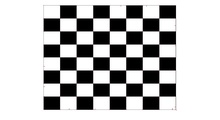
%> input picture 02 Harris Corner Detection/harris.jpg, 220 x 120 px, shrunk from 1680 x 916 before the run
$ octave harris_for.m   (GNU Octave 9; MATLAB toolbox functions it lacks are replaced by stand-ins)
%> lines starting %> are read from the running program, lines starting %| are printed output that depends on the picture; in (x1, y1, x2, y2) boxes, pixels count from 0 and x2, y2 are one past the last pixel; in counts of white or black regions, pixels touching at a corner belong together; the program's own positions count from 1
clear all;

% read image
I = imread('harris.jpg');
%> I is the input picture: size 120x220x3 uint8; mean R, G, B 187.8, 187.6, 187.7
I = rgb2gray(I);
%> I: size 120x220 uint8
I = im2double(I);
%> I: size 120x220 double

% initialize sobel filter masks
sobelX = [1 0 -1; 2 0 -2; 1 0 -1];
sobelY = [1 2 1; 0 0 0; -1 -2 -1];

% convolute
Ix = conv2(I, sobelX, 'same');
Iy = conv2(I, sobelY, 'same');
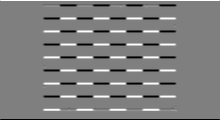
%> Iy: size 120x220 double; min -4, max 4, mean 3.62e-05; drawn with min black and max white

Ix2 = Ix.^2;
Iy2 = Iy.^2;
Ixy = Ix.*Iy;
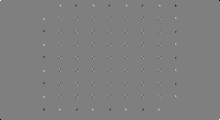
%> Ixy: size 120x220 double; min -9, max 9, mean 0.000409; drawn with min black and max white

% gaussian filter
Ix2 = imgaussfilt(Ix2);
Iy2 = imgaussfilt(Iy2);
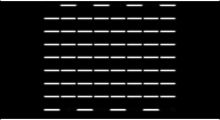
%> Iy2: size 120x220 double; min 0, max 14.3, mean 1.13; drawn with min black and max white
Ixy = imgaussfilt(Ixy);

% padding for window
Ix2p = padarray(Ix2, [1 1]);
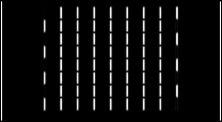
%> Ix2p: size 122x222 double; min 0, max 14.3, mean 0.822; drawn with min black and max white
Iy2p = padarray(Iy2, [1 1]);
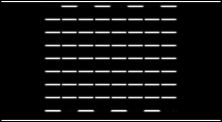
%> Iy2p: size 122x222 double; min 0, max 14.3, mean 1.1; drawn with min black and max white
Ixyp = padarray(Ixy, [1 1]);

% compute minimal eigenvalue
[height width] = size(Ix2p);
%> height = 122; width = 222
l2 = zeros(height, width);

for i = 2:height-1
    for j = 2:width-1
        M = zeros(2,2);
        for w1 = -1:1
            for w2 = -1:1
                M = M + [Ix2p(i+w1,j+w2) Ixyp(i+w1,j+w2);
                        Ixyp(i+w1,j+w2) Iy2p(i+w1,j+w2)];
            end
        end
        l2(i-1,j-1) = .5 * ((M(1,1) + M(2,2)) - sqrt(4*M(1,2)*M(2,1) + (M(1,1) - M(2,2)).^2));
    end
end
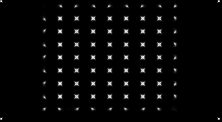
%> l2: size 122x222 double; min 0, max 32, mean 0.9; drawn with min black and max white

% threshold
threshold = 0.5;
imshow(l2>threshold)
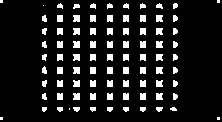
%> displayed picture: size 122x222 logical; 10.7% white; 86 white regions (6 under 20 px), largest, box (x1, y1, x2, y2) and area: (73, 15, 80, 22) 45, (156, 15, 163, 22) 45, (73, 41, 80, 48) 45
